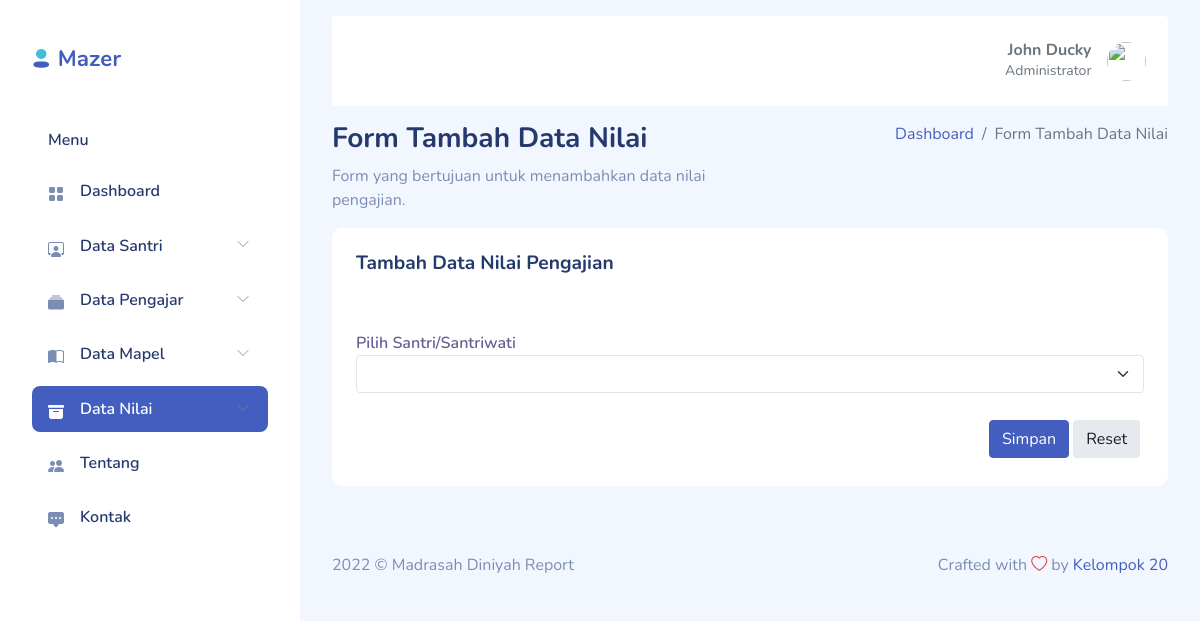
Page /index.php/nilai/tambah_nilai on the earlier database version.
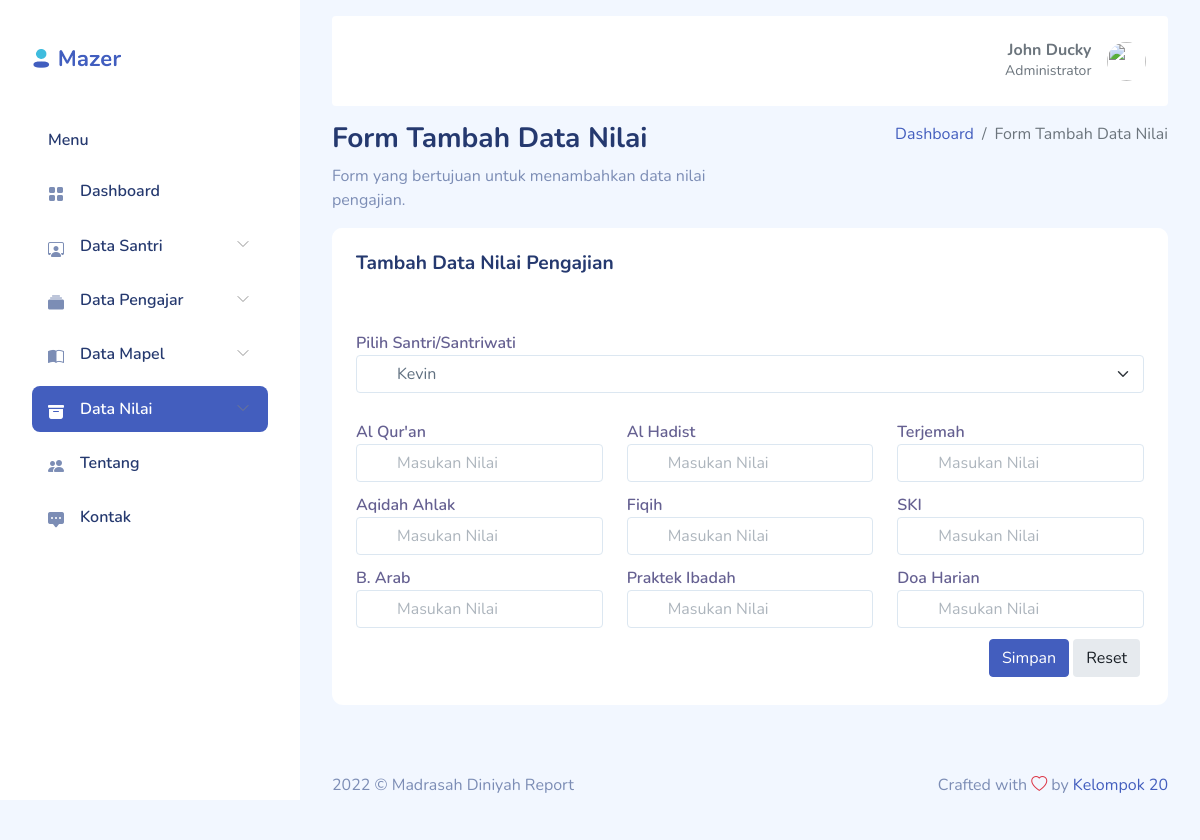
Same page on the later database version.
### tables this page shows
CREATE TABLE `mapel` (
  `mapel_id` int(11) NOT NULL,
  `mapel_nama` varchar(50) NOT NULL
);

### application/controllers/Nilai.php (called while the page is built, shortened)
<?php
class Nilai extends CI_Controller{
    function tambah_nilai(){
        $data['title'] = "Tambah Nilai | Madrasah Diniyah Raport";
        $data['santri'] = $this->m_madrasah->get_data('santri')->result();
        $data['mapel'] = $this->m_madrasah->get_data('mapel')->result();
        $this->load->view('admin/header', $data);
        $this->load->view('admin/form/form-tambah-nilai', $data);
        $this->load->view('admin/footer');
    }
}

### index.php (called while the page is built, shortened)
<?php
require_once BASEPATH.'core/CodeIgniter.php';

### application/models/M_madrasah.php (called while the page is built, shortened)
<?php
class M_madrasah extends CI_Model{
    function get_data($table){
        return $this->db->get($table);
    }
}

### application/views/admin/form/form-tambah-nilai.php (the view, shortened to what this page needs)
<div class="page-heading">
    <div class="page-title">
        <div class="row">
            <div class="col-12 col-md-6 order-md-1 order-last">
                <h3>Form Tambah Data Nilai</h3>
                <p class="text-subtitle text-muted">Form yang bertujuan untuk menambahkan data nilai
                    pengajian.</p>
            </div>
            <div class="col-12 col-md-6 order-md-2 order-first">
                <nav aria-label="breadcrumb" class="breadcrumb-header float-start float-lg-end">
                    <ol class="breadcrumb">
                        <li class="breadcrumb-item"><a href="index.html">Dashboard</a></li>
                        <li class="breadcrumb-item active" aria-current="page">Form Tambah Data Nilai</li>
                    </ol>
                </nav>
            </div>
        </div>
    </div>
    <section id="basic-vertical-layouts">
        <div class="row match-height">
            <div class="col-md-12 col-12">
                <div class="card">
                    <div class="card-header">
                        <h4 class="card-title">Tambah Data Nilai Pengajian</h4>
                    </div>
                    <div class="card-content">
                        <div class="card-body">
                            <form class="form form-vertical" method="POST" action="<?php echo base_url().'nilai/aksi_tambah_nilai' ?>">
                                <div class="form-body">
                                    <div class="row">
                                        <div class="col-12 mb-3">
                                            <div class="form-group has-icon-left">
                                                <label for="first-name-icon">Pilih Santri/Santriwati</label>
                                                <div class="position-relative">
                                                    <select class="form-select form-control" id="basicSelect" name="santri_id">
                                                        <?php foreach($santri as $s) { ?>
                                                        <option value="<?php echo $s->santri_id ?>"><?php echo $s->santri_nama ?></option>
                                                        <?php } ?>
                                                    </select>
                                                </div>
                                            </div>
                                        </div>
                                        <?php foreach($mapel as $m) { ?>
                                        <div class="col-4">
                                            <div class="form-group has-icon-left">
                                                <label for="first-name-icon"><?php echo $m->mapel_nama ?></label>
                                                <div class="position-relative">
                                                    <input type="text" class="form-control" placeholder="Masukan Nilai" id="first-name-icon" name="nilai[]">
                                                </div>
                                            </div>
                                        </div>
                                        <?php } ?>
                                        <div class="col-12 d-flex justify-content-end">
                                            <button type="submit" class="btn btn-primary me-1 mb-1">Simpan</button>
                                            <button type="reset" class="btn btn-light-secondary me-1 mb-1">Reset</button>
                                        </div>
                                    </div>
                                </div>
                            </form>
                        </div>
                    </div>
                </div>
            </div>
        </div>
    </section>
</div>

Differences in the rows shown:
added mapel: mapel_nama "Al Qur'an"
added mapel: mapel_nama "Al Hadist"
added mapel: mapel_nama "Terjemah"
added mapel: mapel_nama "Aqidah Ahlak"
added mapel: mapel_nama "Fiqih"
added mapel: mapel_nama "SKI"
added mapel: mapel_nama "B. Arab"
added mapel: mapel_nama "Praktek Ibadah"
added mapel: mapel_nama "Doa Harian"
Other differences:
form field santri_id: (not shown) → "Kevin"
